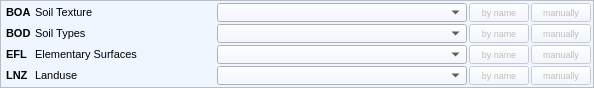
           <widget class="QFrame" name="frame_soil">
            <property name="sizePolicy">
             <sizepolicy hsizetype="Minimum" vsizetype="Preferred">
              <horstretch>0</horstretch>
              <verstretch>0</verstretch>
             </sizepolicy>
            </property>
            <property name="minimumSize">
             <size>
              <width>0</width>
              <height>88</height>
             </size>
            </property>
            <property name="maximumSize">
             <size>
              <width>16777215</width>
              <height>88</height>
             </size>
            </property>
            <property name="font">
             <font>
              <weight>50</weight>
              <bold>false</bold>
             </font>
            </property>
            <property name="toolTip">
             <string>Soil files</string>
            </property>
            <property name="styleSheet">
             <string notr="true">background-color: rgb(240, 246, 255);</string>
            </property>
            <property name="frameShape">
             <enum>QFrame::StyledPanel</enum>
            </property>
            <property name="frameShadow">
             <enum>QFrame::Raised</enum>
            </property>
            <layout class="QGridLayout" name="gridLayout_2">
             <property name="leftMargin">
              <number>2</number>
             </property>
             <property name="topMargin">
              <number>2</number>
             </property>
             <property name="rightMargin">
              <number>2</number>
             </property>
             <property name="bottomMargin">
              <number>2</number>
             </property>
             <property name="spacing">
              <number>2</number>
             </property>
             <item row="0" column="0">
              <widget class="QLabel" name="lb_boa_short">
               <property name="minimumSize">
                <size>
                 <width>30</width>
                 <height>15</height>
                </size>
               </property>
               <property name="maximumSize">
                <size>
                 <width>16777215</width>
                 <height>16777215</height>
                </size>
               </property>
               <property name="font">
                <font>
                 <pointsize>8</pointsize>
                 <weight>75</weight>
                 <bold>true</bold>
                </font>
               </property>
               <property name="text">
                <string> BOA</string>
               </property>
              </widget>
             </item>
             <item row="0" column="1">
              <widget class="QLabel" name="lb_boa_long">
               <property name="minimumSize">
                <size>
                 <width>180</width>
                 <height>15</height>
                </size>
               </property>
               <property name="maximumSize">
                <size>
                 <width>16777215</width>
                 <height>16777215</height>
                </size>
               </property>
               <property name="font">
                <font>
                 <pointsize>8</pointsize>
                 <weight>50</weight>
                 <bold>false</bold>
                </font>
               </property>
               <property name="text">
                <string>Soil Texture</string>
               </property>
              </widget>
             </item>
             <item row="0" column="2">
              <widget class="QgsMapLayerComboBox" name="cb_boa_layerselection">
               <property name="minimumSize">
                <size>
                 <width>250</width>
                 <height>19</height>
                </size>
               </property>
               <property name="maximumSize">
                <size>
                 <width>16777215</width>
                 <height>19</height>
                </size>
               </property>
               <property name="font">
                <font>
                 <pointsize>7</pointsize>
                 <weight>50</weight>
                 <bold>false</bold>
                </font>
               </property>
               <property name="currentText">
                <string/>
               </property>
               <property name="currentIndex">
                <number>-1</number>
               </property>
               <property name="maxVisibleItems">
                <number>10</number>
               </property>
               <property name="allowEmptyLayer">
                <bool>true</bool>
               </property>
              </widget>
             </item>
             <item row="0" column="3">
              <widget class="QPushButton" name="pb_boa_byname">
               <property name="enabled">
                <bool>false</bool>
               </property>
               <property name="minimumSize">
                <size>
                 <width>60</width>
                 <height>19</height>
                </size>
               </property>
               <property name="maximumSize">
                <size>
                 <width>60</width>
                 <height>19</height>
                </size>
               </property>
               <property name="baseSize">
                <size>
                 <width>70</width>
                 <height>0</height>
                </size>
               </property>
               <property name="font">
                <font>
                 <pointsize>7</pointsize>
                 <weight>50</weight>
                 <bold>false</bold>
                </font>
               </property>
               <property name="styleSheet">
                <string notr="true">QPushButton:checked { background-color: rgb(0, 50, 200) }
QPushButton:checked { color: rgb(220, 220, 220) }</string>
               </property>
               <property name="text">
                <string>by name</string>
               </property>
               <property name="checkable">
                <bool>true</bool>
               </property>
              </widget>
             </item>
             <item row="0" column="4">
              <widget class="QPushButton" name="pb_boa_manually">
               <property name="enabled">
                <bool>false</bool>
               </property>
               <property name="minimumSize">
                <size>
                 <width>60</width>
                 <height>19</height>
                </size>
               </property>
               <property name="maximumSize">
                <size>
                 <width>60</width>
                 <height>19</height>
                </size>
               </property>
               <property name="baseSize">
                <size>
                 <width>70</width>
                 <height>0</height>
                </size>
               </property>
               <property name="font">
                <font>
                 <pointsize>7</pointsize>
                 <weight>50</weight>
                 <bold>false</bold>
                </font>
               </property>
               <property name="styleSheet">
                <string notr="true">QPushButton:checked { background-color: rgb(0, 50, 200) }
QPushButton:checked { color: rgb(220, 220, 220) }</string>
               </property>
               <property name="text">
                <string>manually</string>
               </property>
               <property name="checkable">
                <bool>true</bool>
               </property>
              </widget>
             </item>
             <item row="1" column="0">
              <widget class="QLabel" name="lb_bod_short">
               <property name="minimumSize">
                <size>
                 <width>30</width>
                 <height>15</height>
                </size>
               </property>
               <property name="maximumSize">
                <size>
                 <width>16777215</width>
                 <height>16777215</height>
                </size>
               </property>
               <property name="font">
                <font>
                 <pointsize>8</pointsize>
                 <weight>75</weight>
                 <bold>true</bold>
                </font>
               </property>
               <property name="text">
                <string> BOD</string>
               </property>
              </widget>
             </item>
             <item row="1" column="1">
              <widget class="QLabel" name="lb_bod_long">
               <property name="minimumSize">
                <size>
                 <width>180</width>
                 <height>15</height>
                </size>
               </property>
               <property name="maximumSize">
                <size>
                 <width>16777215</width>
                 <height>16777215</height>
                </size>
               </property>
               <property name="font">
                <font>
                 <pointsize>8</pointsize>
                 <weight>50</weight>
                 <bold>false</bold>
                </font>
               </property>
               <property name="text">
                <string>Soil Types</string>
               </property>
              </widget>
             </item>
             <item row="1" column="2">
              <widget class="QgsMapLayerComboBox" name="cb_bod_layerselection">
               <property name="minimumSize">
                <size>
                 <width>250</width>
                 <height>19</height>
                </size>
               </property>
               <property name="maximumSize">
                <size>
                 <width>16777215</width>
                 <height>19</height>
                </size>
               </property>
               <property name="font">
                <font>
                 <pointsize>7</pointsize>
                 <weight>50</weight>
                 <bold>false</bold>
                </font>
               </property>
               <property name="currentText">
                <string/>
               </property>
               <property name="currentIndex">
                <number>-1</number>
               </property>
               <property name="maxVisibleItems">
                <number>10</number>
               </property>
               <property name="allowEmptyLayer">
                <bool>true</bool>
               </property>
              </widget>
             </item>
             <item row="1" column="3">
              <widget class="QPushButton" name="pb_bod_byname">
               <property name="enabled">
                <bool>false</bool>
               </property>
               <property name="minimumSize">
                <size>
                 <width>60</width>
                 <height>19</height>
                </size>
               </property>
               <property name="maximumSize">
                <size>
                 <width>60</width>
                 <height>19</height>
                </size>
               </property>
               <property name="baseSize">
                <size>
                 <width>70</width>
                 <height>0</height>
                </size>
               </property>
               <property name="font">
                <font>
                 <pointsize>7</pointsize>
                 <weight>50</weight>
                 <bold>false</bold>
                </font>
               </property>
               <property name="styleSheet">
                <string notr="true">QPushButton:checked { background-color: rgb(0, 50, 200) }
QPushButton:checked { color: rgb(220, 220, 220) }</string>
               </property>
               <property name="text">
                <string>by name</string>
               </property>
               <property name="checkable">
                <bool>true</bool>
               </property>
              </widget>
             </item>
             <item row="1" column="4">
              <widget class="QPushButton" name="pb_bod_manually">
               <property name="enabled">
                <bool>false</bool>
               </property>
               <property name="minimumSize">
                <size>
                 <width>60</width>
                 <height>19</height>
                </size>
               </property>
               <property name="maximumSize">
                <size>
                 <width>60</width>
                 <height>19</height>
                </size>
               </property>
               <property name="baseSize">
                <size>
                 <width>70</width>
                 <height>0</height>
                </size>
               </property>
               <property name="font">
                <font>
                 <pointsize>7</pointsize>
                 <weight>50</weight>
                 <bold>false</bold>
                </font>
               </property>
               <property name="styleSheet">
                <string notr="true">QPushButton:checked { background-color: rgb(0, 50, 200) }
QPushButton:checked { color: rgb(220, 220, 220) }</string>
               </property>
               <property name="text">
                <string>manually</string>
               </property>
               <property name="checkable">
                <bool>true</bool>
               </property>
              </widget>
             </item>
             <item row="2" column="0">
              <widget class="QLabel" name="lb_efl_short">
               <property name="minimumSize">
                <size>
                 <width>30</width>
                 <height>15</height>
                </size>
               </property>
               <property name="maximumSize">
                <size>
                 <width>16777215</width>
                 <height>16777215</height>
                </size>
               </property>
               <property name="font">
                <font>
                 <pointsize>8</pointsize>
                 <weight>75</weight>
                 <bold>true</bold>
                </font>
               </property>
               <property name="text">
                <string> EFL</string>
               </property>
              </widget>
             </item>
             <item row="2" column="1">
              <widget class="QLabel" name="lb_efl_long">
               <property name="minimumSize">
                <size>
                 <width>180</width>
                 <height>15</height>
                </size>
               </property>
               <property name="maximumSize">
                <size>
                 <width>16777215</width>
                 <height>16777215</height>
                </size>
               </property>
               <property name="font">
                <font>
                 <pointsize>8</pointsize>
                 <weight>50</weight>
                 <bold>false</bold>
                </font>
               </property>
               <property name="text">
                <string>Elementary Surfaces</string>
               </property>
              </widget>
             </item>
             <item row="2" column="2">
              <widget class="QgsMapLayerComboBox" name="cb_efl_layerselection">
               <property name="minimumSize">
                <size>
                 <width>250</width>
                 <height>19</height>
                </size>
               </property>
               <property name="maximumSize">
                <size>
                 <width>16777215</width>
                 <height>19</height>
                </size>
               </property>
               <property name="font">
                <font>
                 <pointsize>7</pointsize>
                 <weight>50</weight>
                 <bold>false</bold>
                </font>
               </property>
               <property name="currentText">
                <string/>
               </property>
               <property name="currentIndex">
                <number>-1</number>
               </property>
               <property name="maxVisibleItems">
                <number>10</number>
               </property>
               <property name="allowEmptyLayer">
                <bool>true</bool>
               </property>
              </widget>
             </item>
             <item row="2" column="3">
              <widget class="QPushButton" name="pb_efl_byname">
               <property name="enabled">
                <bool>false</bool>
               </property>
               <property name="minimumSize">
                <size>
                 <width>60</width>
                 <height>19</height>
                </size>
               </property>
               <property name="maximumSize">
                <size>
                 <width>60</width>
                 <height>19</height>
                </size>
               </property>
               <property name="baseSize">
                <size>
                 <width>70</width>
                 <height>0</height>
                </size>
               </property>
               <property name="font">
                <font>
                 <pointsize>7</pointsize>
                 <weight>50</weight>
                 <bold>false</bold>
                </font>
               </property>
               <property name="styleSheet">
                <string notr="true">QPushButton:checked { background-color: rgb(0, 50, 200) }
QPushButton:checked { color: rgb(220, 220, 220) }</string>
               </property>
               <property name="text">
                <string>by name</string>
               </property>
               <property name="checkable">
                <bool>true</bool>
               </property>
              </widget>
             </item>
             <item row="2" column="4">
              <widget class="QPushButton" name="pb_efl_manually">
               <property name="enabled">
                <bool>false</bool>
               </property>
               <property name="minimumSize">
                <size>
                 <width>60</width>
                 <height>19</height>
                </size>
               </property>
               <property name="maximumSize">
                <size>
                 <width>60</width>
                 <height>19</height>
                </size>
               </property>
               <property name="baseSize">
                <size>
                 <width>70</width>
                 <height>0</height>
                </size>
               </property>
               <property name="font">
                <font>
                 <pointsize>7</pointsize>
                 <weight>50</weight>
                 <bold>false</bold>
                </font>
               </property>
               <property name="styleSheet">
                <string notr="true">QPushButton:checked { background-color: rgb(0, 50, 200) }
QPushButton:checked { color: rgb(220, 220, 220) }</string>
               </property>
               <property name="text">
                <string>manually</string>
               </property>
               <property name="checkable">
                <bool>true</bool>
               </property>
              </widget>
             </item>
             <item row="3" column="0">
              <widget class="QLabel" name="lb_lnz_short">
               <property name="minimumSize">
                <size>
                 <width>30</width>
                 <height>15</height>
                </size>
               </property>
               <property name="maximumSize">
                <size>
                 <width>16777215</width>
                 <height>16777215</height>
                </size>
               </property>
               <property name="font">
                <font>
                 <pointsize>8</pointsize>
                 <weight>75</weight>
                 <bold>true</bold>
                </font>
               </property>
               <property name="text">
                <string> LNZ</string>
               </property>
              </widget>
             </item>
             <item row="3" column="1">
              <widget class="QLabel" name="lb_lnz_long">
               <property name="minimumSize">
                <size>
                 <width>180</width>
                 <height>15</height>
                </size>
               </property>
               <property name="maximumSize">
                <size>
                 <width>16777215</width>
                 <height>16777215</height>
                </size>
               </property>
               <property name="font">
                <font>
                 <pointsize>8</pointsize>
                 <weight>50</weight>
                 <bold>false</bold>
                </font>
               </property>
               <property name="text">
                <string>Landuse</string>
               </property>
              </widget>
             </item>
             <item row="3" column="2">
              <widget class="QgsMapLayerComboBox" name="cb_lnz_layerselection">
               <property name="minimumSize">
                <size>
                 <width>250</width>
                 <height>19</height>
                </size>
               </property>
               <property name="maximumSize">
                <size>
                 <width>16777215</width>
                 <height>19</height>
                </size>
               </property>
               <property name="font">
                <font>
                 <pointsize>7</pointsize>
                 <weight>50</weight>
                 <bold>false</bold>
                </font>
               </property>
               <property name="currentText">
                <string/>
               </property>
               <property name="currentIndex">
                <number>-1</number>
               </property>
               <property name="maxVisibleItems">
                <number>10</number>
               </property>
               <property name="allowEmptyLayer">
                <bool>true</bool>
               </property>
              </widget>
             </item>
             <item row="3" column="3">
              <widget class="QPushButton" name="pb_lnz_byname">
               <property name="enabled">
                <bool>false</bool>
               </property>
               <property name="minimumSize">
                <size>
                 <width>60</width>
                 <height>19</height>
                </size>
               </property>
               <property name="maximumSize">
                <size>
                 <width>60</width>
                 <height>19</height>
                </size>
               </property>
               <property name="baseSize">
                <size>
                 <width>70</width>
                 <height>0</height>
                </size>
               </property>
               <property name="font">
                <font>
                 <pointsize>7</pointsize>
                 <weight>50</weight>
                 <bold>false</bold>
                </font>
               </property>
               <property name="styleSheet">
                <string notr="true">QPushButton:checked { background-color: rgb(0, 50, 200) }
QPushButton:checked { color: rgb(220, 220, 220) }</string>
               </property>
               <property name="text">
                <string>by name</string>
               </property>
               <property name="checkable">
                <bool>true</bool>
               </property>
              </widget>
             </item>
             <item row="3" column="4">
              <widget class="QPushButton" name="pb_lnz_manually">
               <property name="enabled">
                <bool>false</bool>
               </property>
               <property name="minimumSize">
                <size>
                 <width>60</width>
                 <height>19</height>
                </size>
               </property>
               <property name="maximumSize">
                <size>
                 <width>60</width>
                 <height>19</height>
                </size>
               </property>
               <property name="baseSize">
                <size>
                 <width>70</width>
                 <height>0</height>
                </size>
               </property>
               <property name="font">
                <font>
                 <pointsize>7</pointsize>
                 <weight>50</weight>
                 <bold>false</bold>
                </font>
               </property>
               <property name="styleSheet">
                <string notr="true">QPushButton:checked { background-color: rgb(0, 50, 200) }
QPushButton:checked { color: rgb(220, 220, 220) }</string>
               </property>
               <property name="text">
                <string>manually</string>
               </property>
               <property name="checkable">
                <bool>true</bool>
               </property>
              </widget>
             </item>
            </layout>
           </widget>
